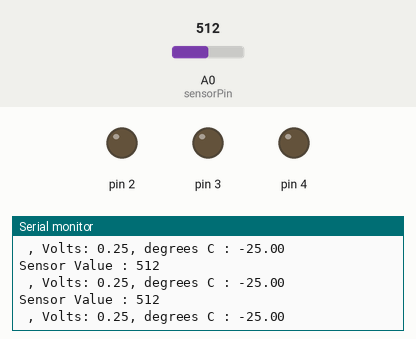
This sketch was run on a simulated Arduino Uno, built with avr-gcc and run on an emulated ATmega328P. Shown: output pins drawn as LEDs (lit = HIGH), the last lines printed to the serial monitor. Inputs (shaded band) come from the test bench; at power-on: A0 (sensorPin) = 512.

Above: at 1.2 s.
1.3 s: A0 (sensorPin) set to 805
At 2.3 s:
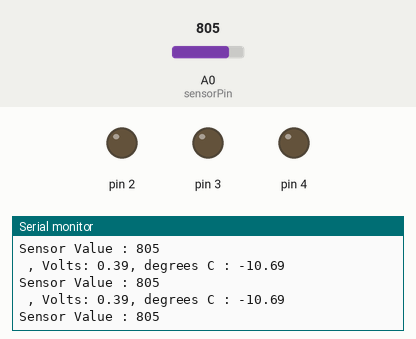
4.3 s: A0 (sensorPin) set to 834
At 4.8 s:
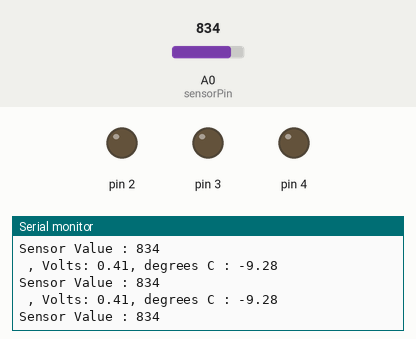
Timing chart, 0 to 7.3 s (numbered marks = the images above; inputs shaded):
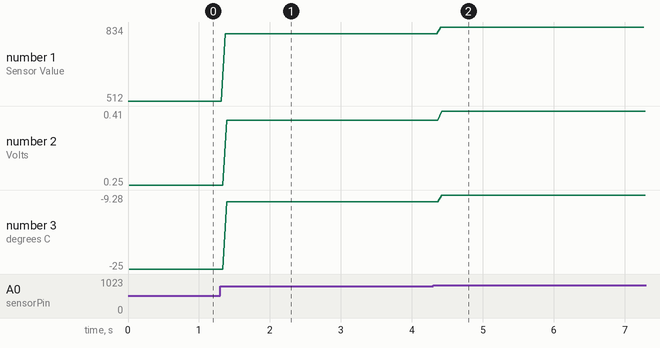

The sketch:

sketch_heatDetector_mpc9700AE.ino
```cpp
const int sensorPin = A0;
const float baselineTemp = 20.0;


void setup() {
  // put your setup code here, to run once:
  Serial.begin(9600);
  for (int pinNumber = 2; pinNumber < 5 ; pinNumber++) {
    pinMode(pinNumber, OUTPUT);
    digitalWrite(pinNumber, LOW);

  }
}

void loop() {
  // put your main code here, to run repeatedly:
  int sensorVal = analogRead(sensorPin);
  Serial.print("Sensor Value : ");
  Serial.print(sensorVal);
  Serial.print("\n");

  float voltage = (sensorVal/1024.0) * 0.5;

  Serial.print(" , Volts: ");
  Serial.print(voltage);

  Serial.print(", degrees C : ");

  float temperature = (voltage - .5) * 100;
  Serial.println(temperature);

  if (temperature < baselineTemp+2) {
    digitalWrite(2, LOW);
    digitalWrite(3, LOW);
    digitalWrite(4, LOW);
  }
}
```

Measured:
- after the input at 1.3 s, the serial monitor: prints a new line after 0.07 s (image 1)
- after the input at 4.3 s, the serial monitor: prints a new line after 0.10 s (image 2)
- plotted number 1: 512 → 805 after the input at 1.3 s, 805 → 834 after the input at 4.3 s
- plotted number 2: 0.25 → 0.39 after the input at 1.3 s, 0.39 → 0.41 after the input at 4.3 s
- plotted number 3: -25 → -10.69 after the input at 1.3 s, -10.69 → -9.28 after the input at 4.3 s
